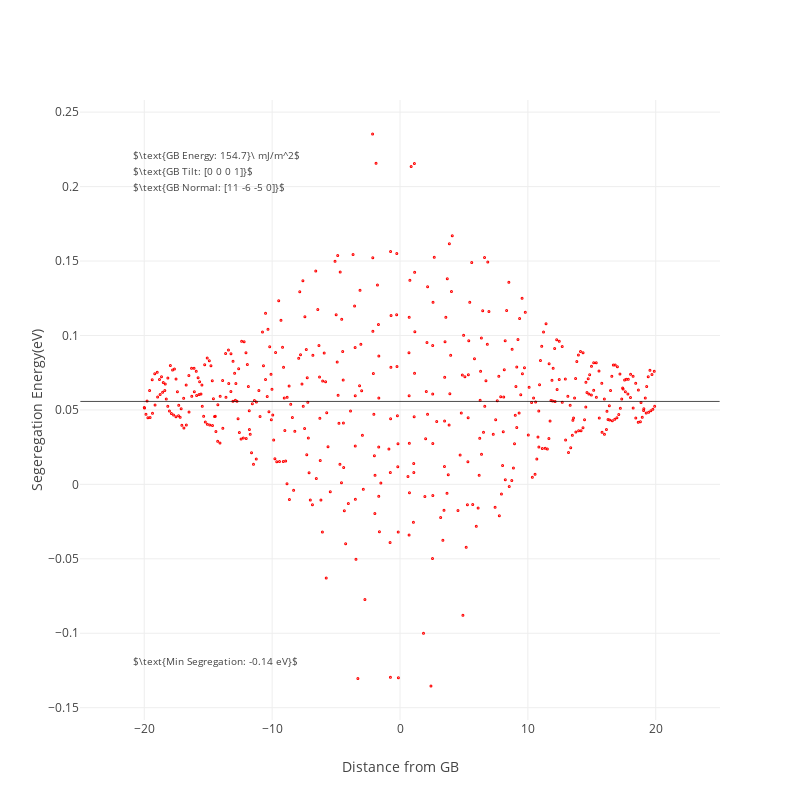

Notebook code cell kept with this figure:
### Code cell
f.peratom_energy_dist(2, export = True)

### Figure 1 — Plotly figure (JSON) as saved in the notebook; plotly's stock layout.template omitted (floating-point values rounded to 4 significant figures; data arrays with more than 128 entries replaced by an {"elided": "..."} marker saying what was removed)
{"data": [{"marker": {"color": "red", "size": 3, "symbol": "circle-dot"}, "mode": "markers", "name": "Test", "type": "scatter", "uid": "566614a4-bce6-42a6-95f1-10d4d81a8725", "x": {"elided": "477 float values"}, "y": {"elided": "477 float values"}}], "layout": {"annotations": [{"font": {"size": 10}, "showarrow": false, "text": "$\\text{GB Energy: 154.7}\\ mJ/m^2$", "x": 0.08, "xref": "paper", "y": 0.925, "yref": "paper"}, {"font": {"size": 10}, "showarrow": false, "text": "$\\text{GB Tilt: [0 0 0 1]}$", "x": 0.08, "xref": "paper", "y": 0.9, "yref": "paper"}, {"font": {"size": 10}, "showarrow": false, "text": "$\\text{GB Normal: [11 -6 -5 0]}$", "x": 0.08, "xref": "paper", "y": 0.875, "yref": "paper"}, {"font": {"size": 10}, "showarrow": false, "text": "$\\text{Min Segregation: -0.14 eV}$", "x": 0.08, "xref": "paper", "y": 0.08, "yref": "paper"}], "autosize": false, "height": 800, "shapes": [{"line": {"width": 0.7}, "type": "line", "x0": -25, "x1": 25, "y0": 0.0557, "y1": 0.0557}], "width": 800, "xaxis": {"title": {"text": "Distance from GB"}, "zeroline": false}, "yaxis": {"title": {"text": "Segeregation Energy(eV)"}, "zeroline": false}}}
